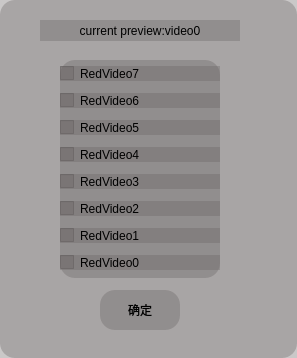
<?xml version="1.0" encoding="UTF-8"?>
<ui version="4.0">
 <class>RecordSelDlg</class>
 <widget class="QDialog" name="RecordSelDlg">
  <property name="geometry">
   <rect>
    <x>0</x>
    <y>0</y>
    <width>297</width>
    <height>358</height>
   </rect>
  </property>
  <property name="windowTitle">
   <string>Dialog</string>
  </property>
  <property name="styleSheet">
   <string notr="true">background-color:rgb(104, 98, 98,90);
border-radius:15px;
</string>
  </property>
  <widget class="QWidget" name="gridLayoutWidget_2">
   <property name="geometry">
    <rect>
     <x>60</x>
     <y>60</y>
     <width>160</width>
     <height>218</height>
    </rect>
   </property>
   <layout class="QGridLayout" name="gridLayoutVideo">
    <item row="2" column="0">
     <widget class="QCheckBox" name="checkBoxVideo5">
      <property name="text">
       <string>RedVideo5</string>
      </property>
      <attribute name="buttonGroup">
       <string notr="true">buttonGroup</string>
      </attribute>
     </widget>
    </item>
    <item row="0" column="0">
     <widget class="QCheckBox" name="checkBoxVideo7">
      <property name="text">
       <string>RedVideo7</string>
      </property>
      <attribute name="buttonGroup">
       <string notr="true">buttonGroup</string>
      </attribute>
     </widget>
    </item>
    <item row="5" column="0">
     <widget class="QCheckBox" name="checkBoxVideo2">
      <property name="text">
       <string>RedVideo2</string>
      </property>
      <attribute name="buttonGroup">
       <string notr="true">buttonGroup</string>
      </attribute>
     </widget>
    </item>
    <item row="6" column="0">
     <widget class="QCheckBox" name="checkBoxVideo1">
      <property name="text">
       <string>RedVideo1</string>
      </property>
      <attribute name="buttonGroup">
       <string notr="true">buttonGroup</string>
      </attribute>
     </widget>
    </item>
    <item row="3" column="0">
     <widget class="QCheckBox" name="checkBoxVideo4">
      <property name="text">
       <string>RedVideo4</string>
      </property>
      <attribute name="buttonGroup">
       <string notr="true">buttonGroup</string>
      </attribute>
     </widget>
    </item>
    <item row="4" column="0">
     <widget class="QCheckBox" name="checkBoxVideo3">
      <property name="text">
       <string>RedVideo3</string>
      </property>
      <attribute name="buttonGroup">
       <string notr="true">buttonGroup</string>
      </attribute>
     </widget>
    </item>
    <item row="7" column="0">
     <widget class="QCheckBox" name="checkBoxVideo0">
      <property name="text">
       <string>RedVideo0</string>
      </property>
      <attribute name="buttonGroup">
       <string notr="true">buttonGroup</string>
      </attribute>
     </widget>
    </item>
    <item row="1" column="0">
     <widget class="QCheckBox" name="checkBoxVideo6">
      <property name="text">
       <string>RedVideo6</string>
      </property>
      <attribute name="buttonGroup">
       <string notr="true">buttonGroup</string>
      </attribute>
     </widget>
    </item>
   </layout>
  </widget>
  <widget class="QPushButton" name="pushButtonEnter">
   <property name="geometry">
    <rect>
     <x>100</x>
     <y>290</y>
     <width>80</width>
     <height>40</height>
    </rect>
   </property>
   <property name="minimumSize">
    <size>
     <width>80</width>
     <height>40</height>
    </size>
   </property>
   <property name="maximumSize">
    <size>
     <width>80</width>
     <height>40</height>
    </size>
   </property>
   <property name="focusPolicy">
    <enum>Qt::WheelFocus</enum>
   </property>
   <property name="text">
    <string>确定</string>
   </property>
  </widget>
  <widget class="QLabel" name="VideoLabel">
   <property name="geometry">
    <rect>
     <x>40</x>
     <y>20</y>
     <width>200</width>
     <height>21</height>
    </rect>
   </property>
   <property name="maximumSize">
    <size>
     <width>601</width>
     <height>31</height>
    </size>
   </property>
   <property name="text">
    <string>current preview:video0</string>
   </property>
   <property name="alignment">
    <set>Qt::AlignCenter</set>
   </property>
  </widget>
 </widget>
 <resources/>
 <connections/>
 <buttongroups>
  <buttongroup name="buttonGroup"/>
 </buttongroups>
</ui>
